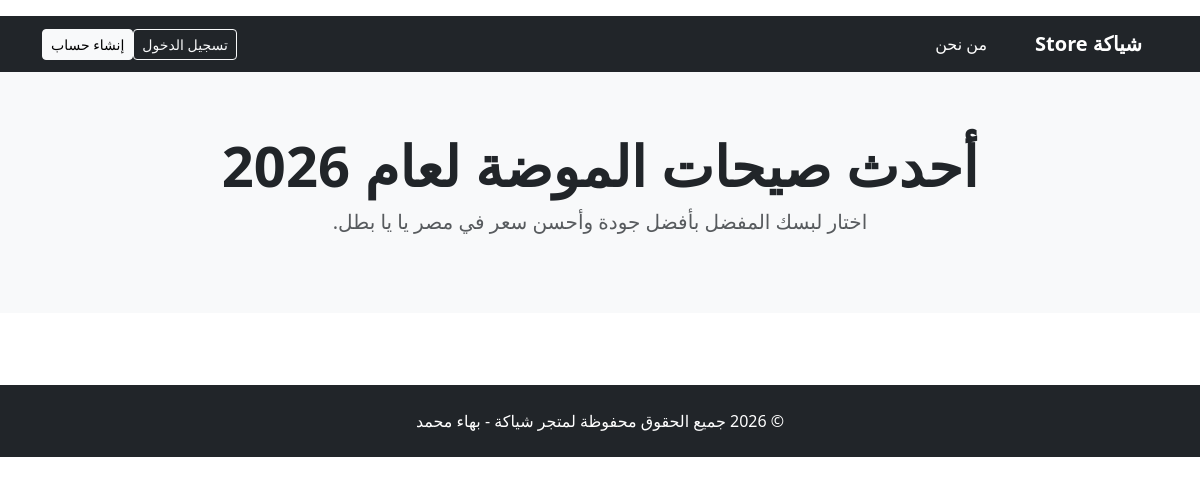
Before: / with the older database file.
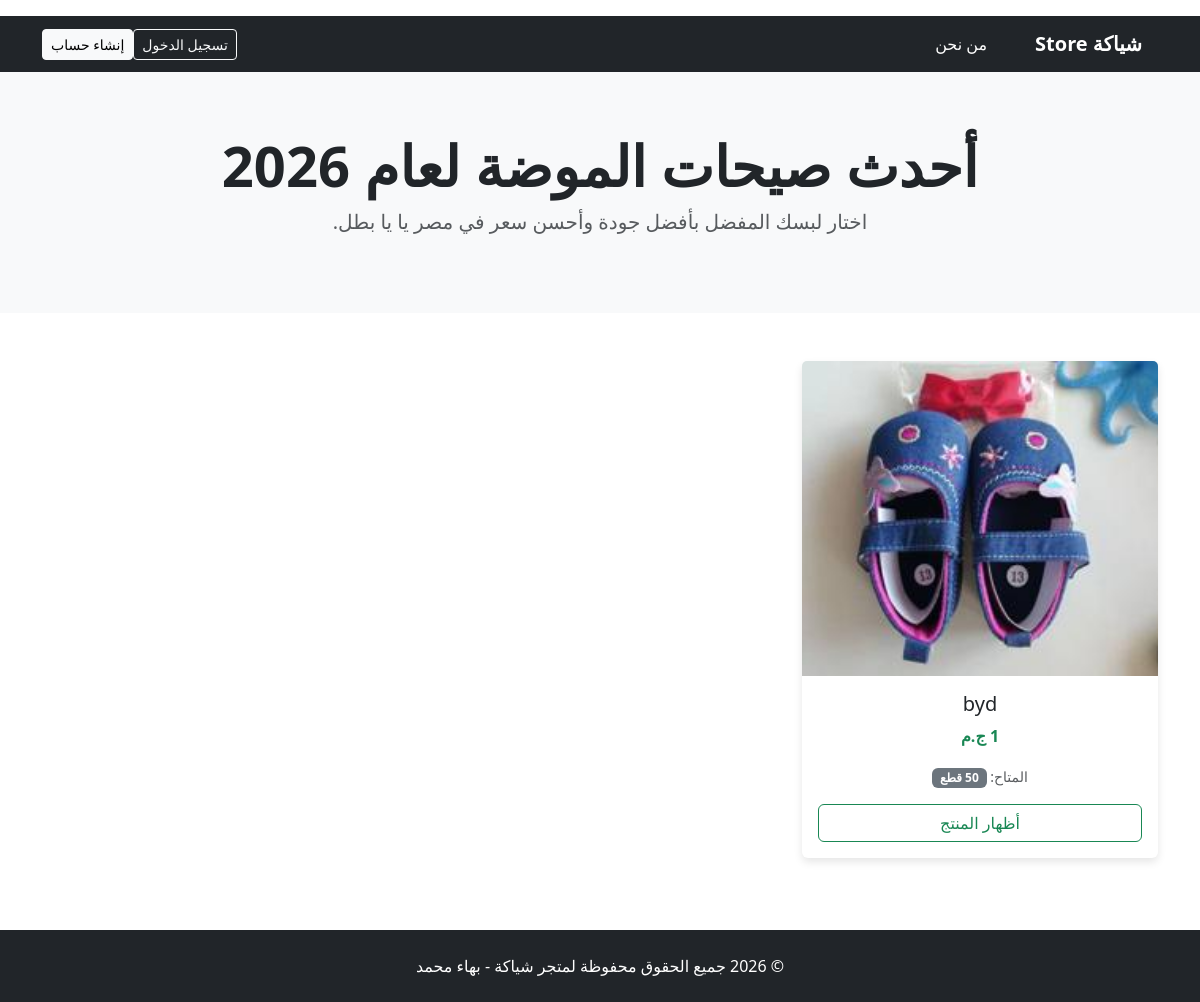
After: the same page with the newer database file.
### Flask_app/Model.py (models this page shows)
class Product(db.Model):
    __tablename__ = "product"
    ProductID = db.Column(db.Integer, primary_key=True)
    ProductName = db.Column(db.String(100), nullable=False)
    Image = db.Column(db.String(100), nullable=True)
    Description = db.Column(db.Text, nullable=True)
    Price = db.Column(db.Float, nullable=False)
    StockQuantity = db.Column(db.Integer, default=0)
    Category = db.Column(db.String(50), nullable=True)
    DateProduct = db.Column(db.DateTime, nullable=False, default=datetime.utcnow)

### Flask_app/main/routes.py (the view)
@Main_bp.route("/")
def index():
    products = Product.query.all()
    num_basket = session.get("Basket")
    return render_template(
        "main_html/index.html",
        products=products,
        num_basket=len(num_basket) if num_basket else 0,
    )

### Flask_app/templates/main_html/index.html (shortened to what this page needs)
<!DOCTYPE html>
<html lang="ar" dir="rtl">
<head>
    <link href="https://cdn.jsdelivr.net/npm/bootstrap@5.3.0/dist/css/bootstrap.min.css" rel="stylesheet">
</head>
<body>
    <nav class="navbar navbar-expand-lg navbar-dark bg-dark">
        <div class="container">
            <a class="navbar-brand fw-bold"
                href="{{ url_for('Main_bp.index') if 'Main_bp' in config.blueprints else '/' }}">شياكة Store</a>
            <div class="collapse navbar-collapse" id="navbarNav">
                <ul class="navbar-nav ms-auto mb-2 mb-lg-0">
                    <li class="nav-item">
                        <a href="{{ url_for('Main_bp.about') }}" class="nav-link text-white">من نحن</a>
                    </li>
                </ul>
                <div class="d-flex align-items-center">
                    {% if current_user.is_authenticated %}
                    <span class="text-white me-3">أهلاً، {{ current_user.FirstName }}</span>
                    <a href="{{ url_for('product_pb.show_basket') }}" class="nav-link text-white me-3">السلة ({{ num_basket }})</a>
                    <a href="{{ url_for('user_bp.Profile') }}" class="btn btn-light btn-sm me-2">الملف الشخصي</a>
                    {% if current_user.Type_user == 'admin' %}
                    <a href="{{ url_for('admin.index') }}" class="btn btn-warning btn-sm me-2">لوحة التحكم (Admin)</a>
                    {% endif %}
                    <a href="{{ url_for('Auth_bp.Logout') }}" class="btn btn-outline-danger btn-sm">تسجيل الخروج</a>
                    {% else %}
                    <a href="/Login" class="btn btn-outline-light btn-sm me-2">تسجيل الدخول</a>
                    <a href="/Register" class="btn btn-light btn-sm">إنشاء حساب</a>
                    {% endif %}
                </div>
            </div>
        </div>
    </nav>
    <section class="hero-section">
        <div class="container">
            <h1 class="display-4 fw-bold">أحدث صيحات الموضة لعام 2026</h1>
            <p class="lead text-muted">اختار لبسك المفضل بأفضل جودة وأحسن سعر في مصر يا {{ current_user.FirstName if
                current_user.is_authenticated else 'يا بطل' }}.</p>
        </div>
    </section>
    <div class="container my-5">
        <div class="row g-4">
            {% for product in products%}
            <div class="col-md-4 mb-4">
                <div class="card product-card h-100">
                    <img src="{{ url_for('static', filename='Images/Images_Product/' + product.Image) }}"
                        class="card-img-top" alt="{{ product.ProductName }}">
                    <div class="card-body text-center">
                        <h5 class="card-title">{{ product.ProductName }}</h5>
                        <p class="card-text text-success fw-bold">{{ "{:,.0f}".format(product.Price) }} ج.م</p>
                        <p class="card-text">
                            {% if product.StockQuantity > 0 %}
                            <small class="text-muted">المتاح: </small>
                            <span class="badge {{ 'bg-danger' if product.StockQuantity <= 5 else 'bg-secondary' }}">
                                {{ product.StockQuantity }} قطع
                            </span>
                            {% else %}
                            <span class="badge bg-danger text-white">نفذت الكمية</span>
                            {% endif %}
                        </p>
                        {% if product.StockQuantity > 0 %}
                        <a href="{{ url_for('product_pb.AddInBasket', id=product.ProductID) }}" class="btn btn-outline-success w-100">أظهار المنتج</a>
                        {% else %}
                        <button class="btn btn-secondary w-100" disabled>غير متوفر حالياً</button>
                        {% endif %}
                    </div>
                </div>
            </div>
            {% endfor %}
        </div>
    </div>
    <footer class="bg-dark text-white text-center py-4 mt-5">
        <div class="container">
            <p class="mb-0">© 2026 جميع الحقوق محفوظة لمتجر شياكة - بهاء محمد</p>
        </div>
    </footer>
</body>
</html>

### Flask_app/templates/main_html/index.html (style rules this page uses)
.product-card { transition: transform 0.3s; border: none; box-shadow: 0 4px 8px rgba(0, 0, 0, 0.1); }
.hero-section { background: #f8f9fa; padding: 60px 0; text-align: center; }

Changed rows visible on the page:
added Product: Image (picture), ProductName "byd", Price "1", StockQuantity "50"
